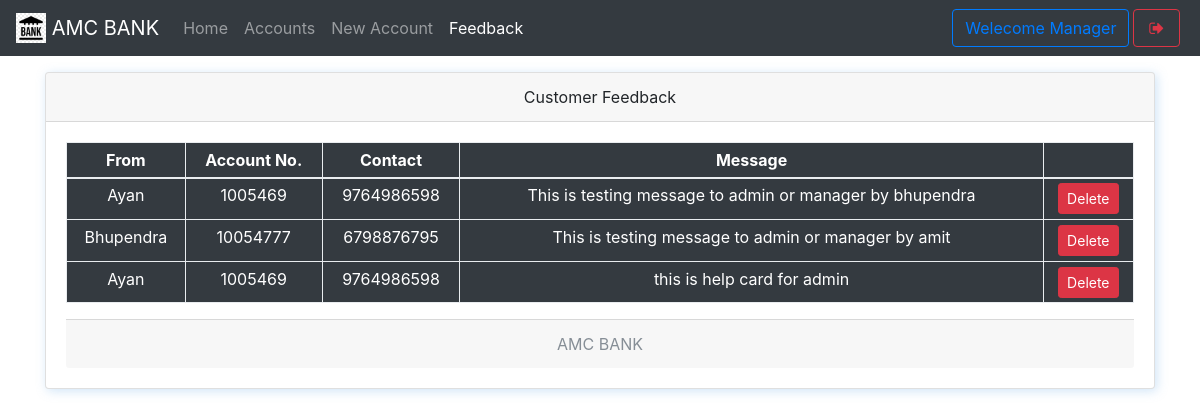
Screenshot of /mfeedback.php (signed in) with the database file from the repository.
### tables this page shows
CREATE TABLE useraccounts (
  id int(11) NOT NULL,
  email text NOT NULL,
  password text NOT NULL,
  name varchar(111) NOT NULL,
  balance varchar(111) NOT NULL,
  cnic varchar(111) NOT NULL,
  number varchar(111) NOT NULL,
  city varchar(111) NOT NULL,
  address varchar(111) NOT NULL,
  source varchar(111) NOT NULL,
  accountNo varchar(111) NOT NULL,
  branch varchar(111) NOT NULL,
  accountType varchar(111) NOT NULL,
  date timestamp NOT NULL DEFAULT CURRENT_TIMESTAMP
);

CREATE TABLE feedback (
  feedbackId int(11) NOT NULL,
  message text NOT NULL,
  userId double NOT NULL,
  date timestamp NOT NULL DEFAULT CURRENT_TIMESTAMP
);

### mfeedback.php (the view, shortened to what this page needs)
<!DOCTYPE html>
<html>
<head>
  <?php require 'assets/autoloader.php'; ?>
  <?php require 'assets/function.php'; ?>
</head>
<body style="background-size: 100%" class="bg-gradient-seconday">
<nav class="navbar navbar-expand-lg navbar-dark bg-dark fixed-top">
 <a class="navbar-brand" href="#">
    <img src="images/logo.png" style="object-fit:cover;object-position:center center" width="30" height="30" class="d-inline-block align-top" alt="">
   <?php echo bankname; ?>
  </a>
  <div class="collapse navbar-collapse" id="navbarSupportedContent">
    <ul class="navbar-nav mr-auto">
      <li class="nav-item ">
        <a class="nav-link " href="mindex.php">Home <span class="sr-only">(current)</span></a>
      </li>
      <li class="nav-item ">  <a class="nav-link" href="maccounts.php">Accounts</a></li>
      <li class="nav-item ">  <a class="nav-link" href="maddnew.php">New Account</a></li>
      <li class="nav-item active">  <a class="nav-link" href="mfeedback.php">Feedback</a></li>
    </ul>
    <?php include 'msideButton.php'; ?>
  </div>
</nav><br><br><br>
<div class="container">
<div class="card w-100 text-center shadowBlue">
  <div class="card-header">
    Customer Feedback
  </div>
  <div class="card-body">
   <table class="table table-bordered table-sm bg-dark text-white">
  <thead>
    <tr>
      <th scope="col">From</th>
      <th scope="col">Account No.</th>
      <th scope="col">Contact</th>
      <th scope="col">Message</th>
      <th scope="col"></th>
    </tr>
  </thead>
  <tbody>
    <?php
      $array = $con->query("select * from useraccounts,feedback where useraccounts.id = feedback.userId");
      if ($array->num_rows > 0)
      {
        while ($row = $array->fetch_assoc())
        {
    ?>
      <tr>
        <td><?php echo $row['name'] ?></td>
        <td><?php echo $row['accountNo'] ?></td>
        <td><?php echo $row['number'] ?></td>
        <td><?php echo $row['message'] ?></td>
        <td>
          <a href="mfeedback.php?delete=<?php echo $row['feedbackId'] ?>" class='btn btn-danger btn-sm' data-toggle='tooltip' title="Delete this Message">Delete</a>
        </td>
      </tr>
    <?php
        }
      }
     ?>
  </tbody>
</table>
  <div class="card-footer text-muted">
    <?php echo bankname; ?>
  </div>
</div>
</body>
</html>

### css/custom.css (style rules this page uses)
.shadowBlue { box-shadow: 2px 2px 11px #75b3e759 }

### rows the page displays
useraccounts: name "Ayan", accountNo "1005469", number "9764986598", feedback.message "This is testing message to admin or manager by bhupendra", feedback.message "this is help card for admin"
useraccounts: name "Bhupendra", accountNo "10054777", number "6798876795", feedback.message "This is testing message to admin or manager by amit"

### other values shown
bankname "AMC BANK"
